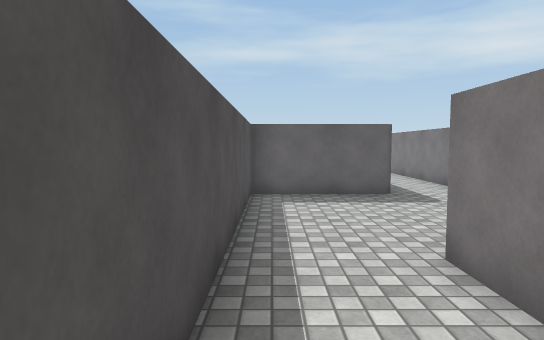
view 1 (above)

19 first-person views from a walk through a scene from a Unity 3-D project. The camera is 1.4 m above the floor, tilts 4° down and sees 75° across. The floor is counted in squares, 1 m on a side. Each view is taken from the middle of a square. On the plan, view 1 faces up. The plan holds only what a view shows up to about 15 squares ahead; the rest is blank. The place goes on beyond the plan. The player is left out. Surface patterns are stand-ins for the level's own textures.

view 2
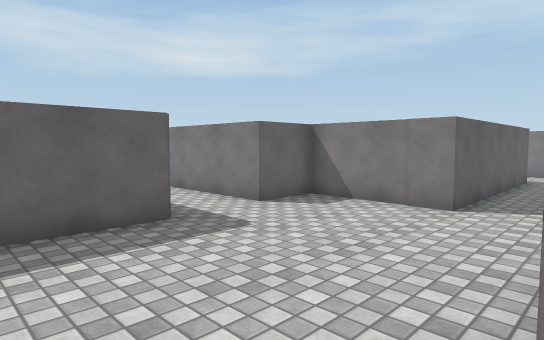

view 3
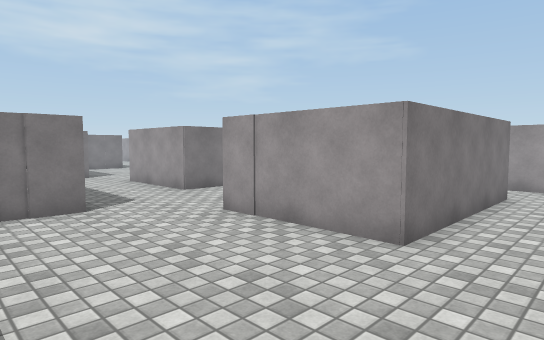

view 4
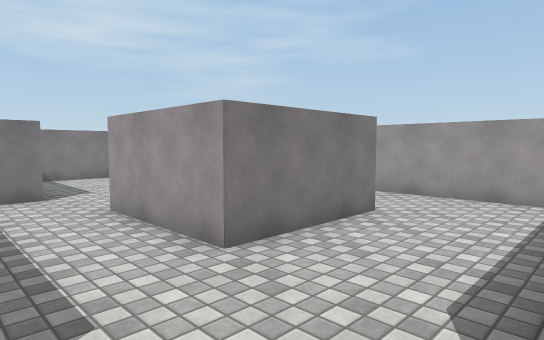

view 5
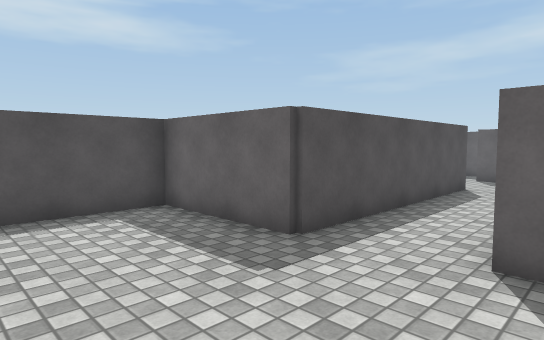

view 6
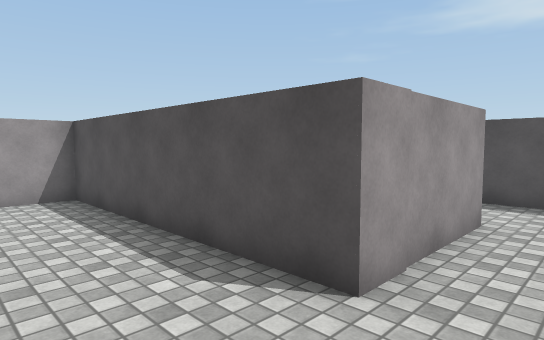

view 7
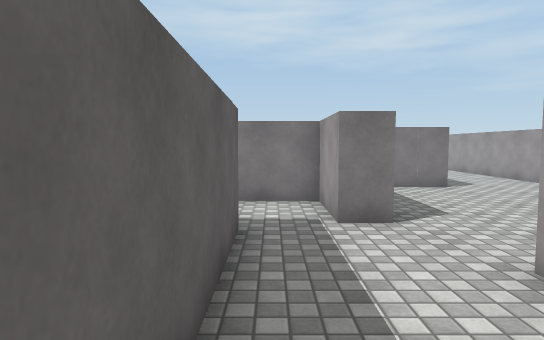

view 8
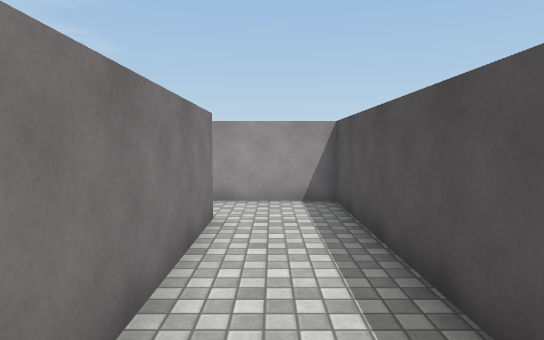

view 9
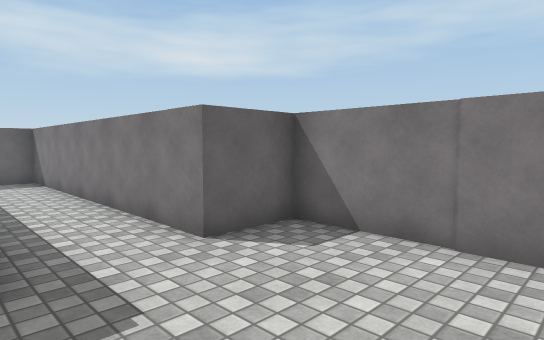

view 10
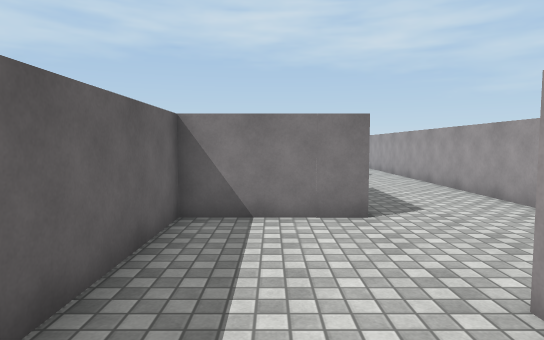

view 11
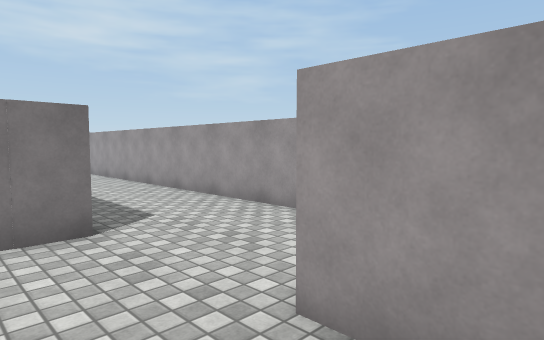

view 12
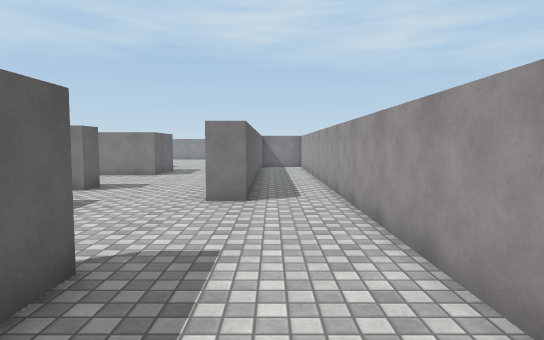

view 13
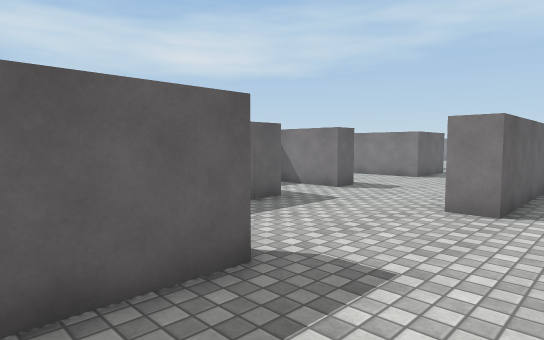

view 14
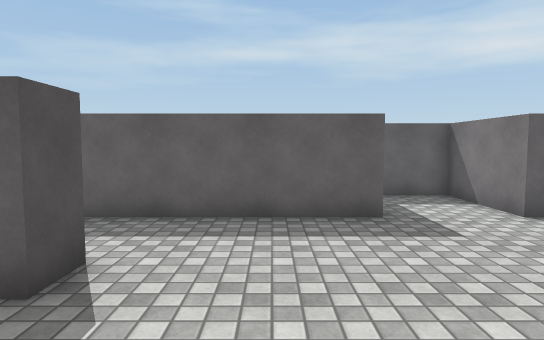

view 15
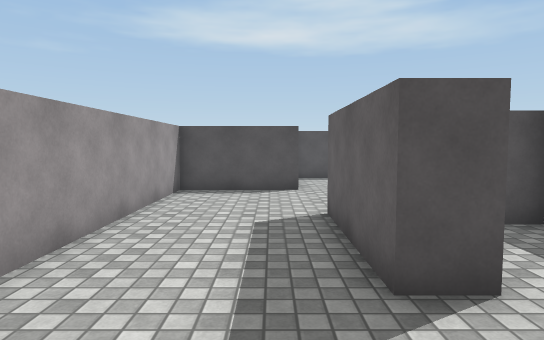

view 16
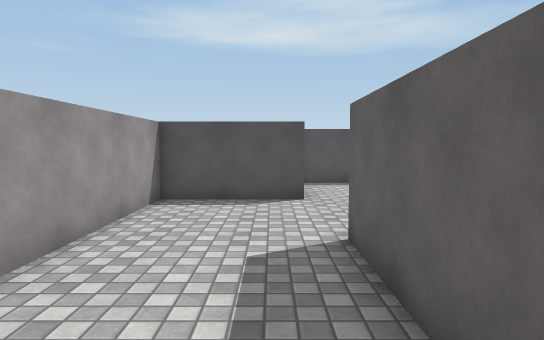

view 17
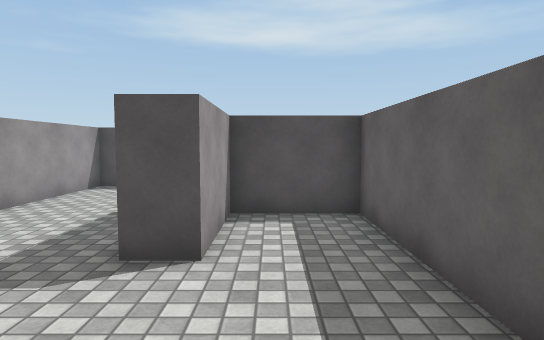

view 18
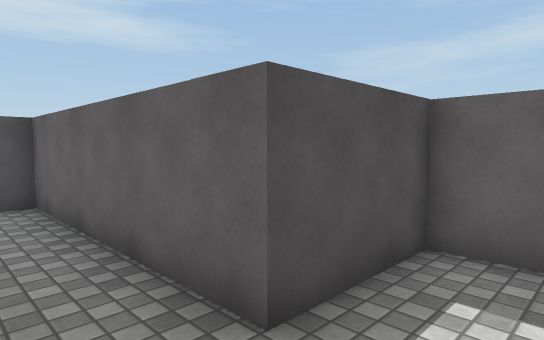

view 19
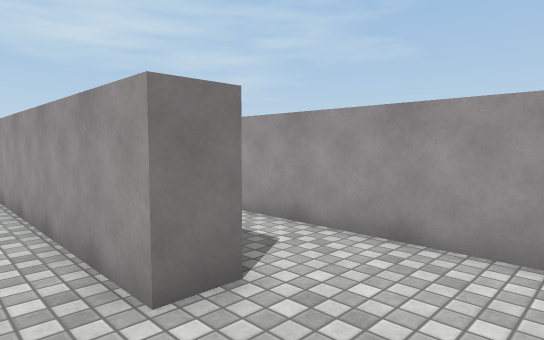

### Floor plan
Points are (right, up) in squares from view 1. A wall is a line through its corners. A room is listed if a view was taken in it or the views show most of it. See-through windows are left out.
Room 1 (views 1, 2, 3, 4, 8, 9)
walls: (8.1, 7.5) (8.1, 10.5) (6, 10.5) (6, 19.5); (2.1, -1.8) (2.1, 4.3) (6.2, 4.3); (3.4, 18.2) (3.4, 10.1) (-0.6, 10.1) (-0.6, -3.9) (1.6, -3.9)
ways out: opening at (7, 6) to room 2; opening at (2.5, -2.5); opening at (3, 19)
Room 2 (views 5, 6, 7)
walls: (6.2, 4.3) (6.2, -3.9) (9.6, -3.9); (9.8, -1) (9.8, 3.1) (13.9, 3.1); (15.9, 6.5) (8.1, 6.5) (8.1, 7.5)
ways out: opening at (7, 6) to room 1; opening at (15.5, 3.5) to room 3; opening at (10.5, -2.5); opening at (16, 6)
Room 3 (views 10, 11, 12, 13, 14, 15, 16, 17, 18, 19)
walls: (33.5, -1.4) (30.8, -1.4) (30.8, -0.4) (33.5, -0.4); (33.5, 3.8) (32.9, 3.8) (32.9, 6.8) (30.2, 6.8) (30.2, 3.8) (22.8, 3.8) (22.8, 1.1) (25.8, 1.1) (25.8, 0.1) (21.8, 0.1) (21.8, 3.8) (17.2, 3.8); (16.1, -0.2) (17.9, -0.2) (17.9, -3.9) (33.5, -3.9); (16.3, 3.8) (16.3, 4.8); (13.8, 2) (13.8, 0.1)
ways out: opening at (15.5, 3.5) to room 2

Positions as (right, up) in squares from view 1, and headings:
1: (0, 0), facing up
2: (0, 4), facing up-right
3: (0, 9), facing down-right
4: (6, 6), facing down-right
5: (7, 6), facing up-left
6: (9, 6), facing down-left
7: (10, 6), facing right
8: (1, 5), facing down
9: (3, 6), facing up-right
10: (15, 2), facing right
11: (16, 2), facing down-right
12: (22, -2), facing right
13: (23, -3), facing up-right
14: (28, -3), facing up
15: (29, -1), facing left
16: (27, -1), facing left
17: (30, 2), facing left
18: (32, 2), facing up-left
19: (28, 1), facing down-right
